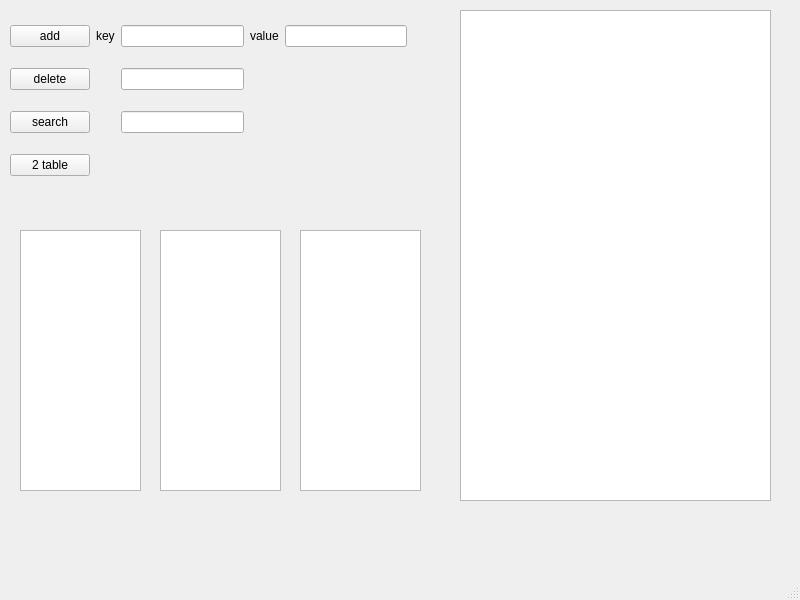
<?xml version="1.0" encoding="UTF-8"?>
<ui version="4.0">
 <class>MainWindow</class>
 <widget class="QMainWindow" name="MainWindow">
  <property name="geometry">
   <rect>
    <x>0</x>
    <y>0</y>
    <width>800</width>
    <height>600</height>
   </rect>
  </property>
  <property name="windowTitle">
   <string>MainWindow</string>
  </property>
  <widget class="QWidget" name="centralwidget">
   <widget class="QTableWidget" name="randomTable">
    <property name="geometry">
     <rect>
      <x>20</x>
      <y>230</y>
      <width>121</width>
      <height>261</height>
     </rect>
    </property>
   </widget>
   <widget class="QTableWidget" name="plusTable">
    <property name="geometry">
     <rect>
      <x>160</x>
      <y>230</y>
      <width>121</width>
      <height>261</height>
     </rect>
    </property>
   </widget>
   <widget class="QTableWidget" name="minusTable">
    <property name="geometry">
     <rect>
      <x>300</x>
      <y>230</y>
      <width>121</width>
      <height>261</height>
     </rect>
    </property>
   </widget>
   <widget class="QWidget" name="gridLayoutWidget">
    <property name="geometry">
     <rect>
      <x>10</x>
      <y>10</y>
      <width>397</width>
      <height>181</height>
     </rect>
    </property>
    <layout class="QGridLayout" name="gridLayout">
     <item row="0" column="2">
      <widget class="QLineEdit" name="addKeyEdit"/>
     </item>
     <item row="2" column="0">
      <widget class="QPushButton" name="searchButton">
       <property name="text">
        <string>search</string>
       </property>
      </widget>
     </item>
     <item row="1" column="0">
      <widget class="QPushButton" name="deleteButton">
       <property name="text">
        <string>delete</string>
       </property>
      </widget>
     </item>
     <item row="0" column="4">
      <widget class="QLineEdit" name="addValueEdit"/>
     </item>
     <item row="2" column="4">
      <widget class="QLabel" name="searchResultLabel">
       <property name="text">
        <string/>
       </property>
      </widget>
     </item>
     <item row="1" column="2">
      <widget class="QLineEdit" name="deleteEdit"/>
     </item>
     <item row="0" column="1">
      <widget class="QLabel" name="label">
       <property name="text">
        <string>key</string>
       </property>
      </widget>
     </item>
     <item row="0" column="0">
      <widget class="QPushButton" name="addButton">
       <property name="text">
        <string>add</string>
       </property>
      </widget>
     </item>
     <item row="3" column="0">
      <widget class="QPushButton" name="plusMinusButton">
       <property name="text">
        <string>2 table</string>
       </property>
      </widget>
     </item>
     <item row="2" column="2">
      <widget class="QLineEdit" name="searchEdit"/>
     </item>
     <item row="0" column="3">
      <widget class="QLabel" name="label_2">
       <property name="text">
        <string>value</string>
       </property>
      </widget>
     </item>
    </layout>
   </widget>
   <widget class="QTableWidget" name="mainTable">
    <property name="geometry">
     <rect>
      <x>460</x>
      <y>10</y>
      <width>311</width>
      <height>491</height>
     </rect>
    </property>
   </widget>
  </widget>
  <widget class="QMenuBar" name="menubar">
   <property name="geometry">
    <rect>
     <x>0</x>
     <y>0</y>
     <width>800</width>
     <height>26</height>
    </rect>
   </property>
  </widget>
  <widget class="QStatusBar" name="statusbar"/>
 </widget>
 <resources/>
 <connections/>
</ui>
